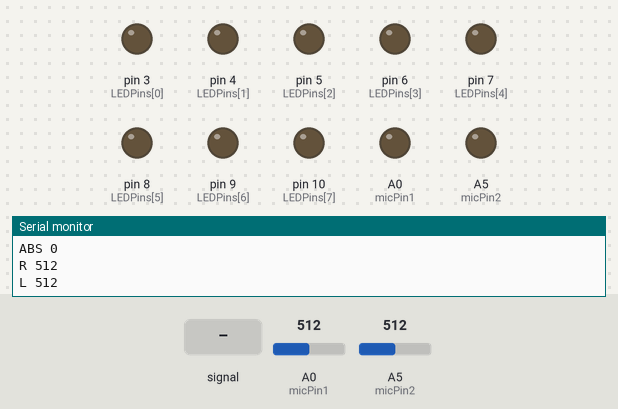
This sketch was run on a simulated Arduino Uno, built with avr-gcc and run on an emulated ATmega328P. Shown: output pins drawn as LEDs (lit = HIGH), the last lines printed to the serial monitor. Dashed ring = blinking. The test bench sets the inputs (shaded band); at power-on: A0 (micPin1) = 512, A5 (micPin2) = 512. Pins used as bus, display or sensor lines are not drawn.

Above: at 1.2 s.
1.3 s: A0 (micPin1) fed a 200 Hz sine of ±81 counts around its level
At 1.53 s:
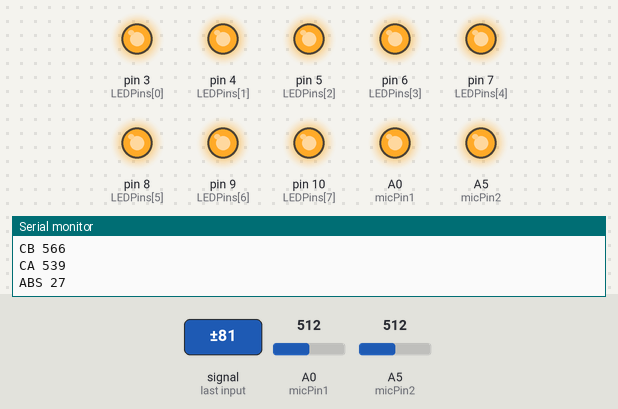
4.3 s: A5 (micPin2) fed a 200 Hz sine of ±81 counts around its level
At 4.69 s:
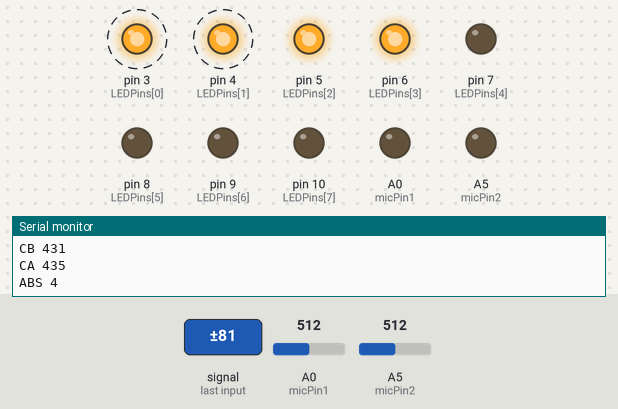
7.3 s: A0 (micPin1) set to 0
10.3 s: A5 (micPin2) set to 716
At 11.2 s:
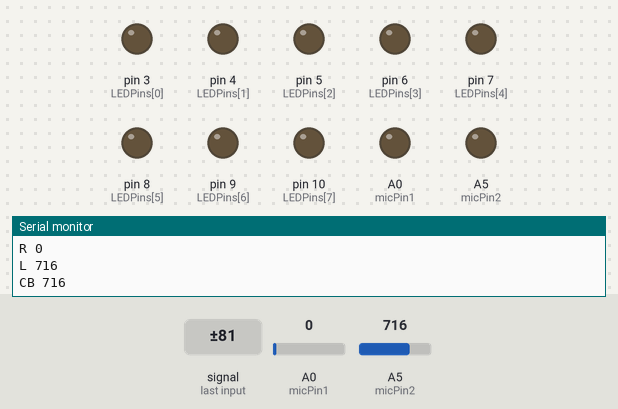
Timing chart, 0 to 13.3 s (numbered marks = the images above; inputs shaded):
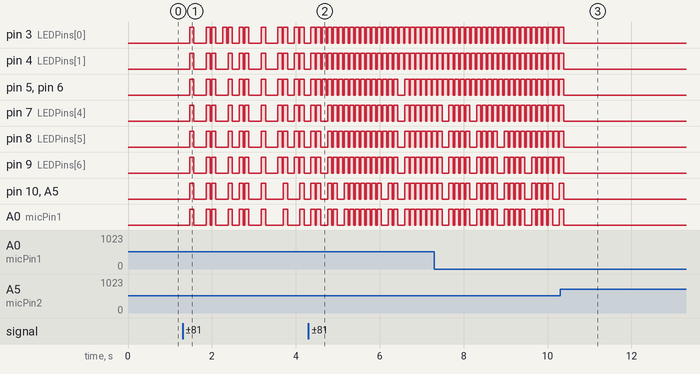

Measured:
- after the input at 10.3 s, pin 3 (LEDPins[0]), pin 4 (LEDPins[1]), pin 5 (LEDPins[2]), pin 6 (LEDPins[3]), pin 7 (LEDPins[4]), pin 8 (LEDPins[5]), pin 9 (LEDPins[6]), pin 10 (LEDPins[7]), A0 (micPin1), A5 (micPin2): goes on until 10.4 s, then stays LOW
- by itself, pin 3 (LEDPins[0]), pin 4 (LEDPins[1]), pin 5 (LEDPins[2]), pin 6 (LEDPins[3]): alternates HIGH for 0.10 s and LOW for 0.03 s
- by itself, pin 8 (LEDPins[5]), pin 9 (LEDPins[6]), pin 10 (LEDPins[7]), A0 (micPin1), A5 (micPin2): repeats every 0.66 s: HIGH 0.10 s, LOW 0.16 s, 3 × (HIGH 0.10 s, LOW 0.03 s)

The sketch:

Microphone_with_LEDs.ino
```cpp
/*  Author: Altug KAYA          Date: 10.08.2015
 *
 *  Description:  A code for Keyes microphone module for Arduino UNO platform.
 *  There has been two microphone modules. It is because instead of detecting
 *  sound, they detect the change of the volume of the sound. So, this code's
 *  purpose is fixing the given hardware.

 *  It was designed to rapidly changing sounds. That's why two microphones were
 *  used. If user moves the source of the sound or the microphones, LEDs will
 *  light up more accurately with respect to the rhythm of the sound.
*/


int micPin1 = A0; //  pin that the mic1 is attached to
int micPin2 = A5;//  pin that the mic2 is attached to
int micVal1 = 0;//  the mic value
int micVal2 = 0;//  the mic value
int currPin = A0;//  For determination whether the first or the second mic
int Before_currVal = 0;//For comparison
int After_currVal = 0;//For comparison

const int LED_DELAY = 100;
const int VALUE_DELAY = 10;

int LEDPins[] = {3, 4, 5, 6, 7, 8, 9, 10};

void setup() {
  for(int i = 0; i < sizeof(LEDPins); i++)
    pinMode(LEDPins[i], OUTPUT);
  Serial.begin(9600);  //for test the input value initialize serial
}

void loop() {
  micVal1 = analogRead(micPin1);  // read pin value
  Serial.print("R ");  //  for debugging
  Serial.println(micVal1);  //  for debugging
  delay(VALUE_DELAY);
  micVal2 = analogRead(micPin2);
  Serial.print("L ");  //  for debugging
  Serial.println(micVal2);  //  for debugging

  if( micVal1 > micVal2 )
    currPin = micPin1;
  else if ( micVal1 < micVal2 )
    currPin = micPin2;
  else
    currPin = micPin1;  /*  It is not possible to be the exact same value.
    It is just for perfect coding by handling all cases  */

  Before_currVal = analogRead(currPin);
  Serial.print("CB ");  //  Current Before
  Serial.println(Before_currVal);
  delay(VALUE_DELAY);
  After_currVal = analogRead(currPin);
  Serial.print("CA ");  //  Current After
  Serial.println(After_currVal);
  Serial.print("ABS ");  //  Prints the absulute value
  Serial.println( abs(Before_currVal - After_currVal) );  //  Prints the absulute value
  Serial.println();
  Serial.println();
  Serial.println();
  Serial.println();

  switch ( abs(Before_currVal - After_currVal) ){
    case 0:
    break;

    case 1:
    for(int i = 0; i < 1; i++)
      digitalWrite(LEDPins[i], HIGH);
    break;

    case 2:
    for(int i = 0; i < 2; i++)
      digitalWrite(LEDPins[i], HIGH);
    break;

    case 3 ... 4:
    for(int i = 0; i < 4; i++)
      digitalWrite(LEDPins[i], HIGH);
    break;

    case 5:
    for(int i = 0; i < 5; i++)
      digitalWrite(LEDPins[i], HIGH);
    break;

    case 6:
    for(int i = 0; i < 6; i++)
      digitalWrite(LEDPins[i], HIGH);
    break;

    case 7 ... 10:
    for(int i = 0; i < 7; i++)
      digitalWrite(LEDPins[i], HIGH);
    break;

    default:
    for(int i = 0; i < sizeof(LEDPins); i++)
      digitalWrite(LEDPins[i], HIGH);
    break;
  }

  delay(LED_DELAY);  //Turning on delay

  switch ( abs(Before_currVal - After_currVal) ){
    case 0:
    break;

    case 1:
    for(int i = 0; i < 1; i++)
      digitalWrite(LEDPins[i], LOW);
    break;

    case 2:
    for(int i = 0; i < 2; i++)
      digitalWrite(LEDPins[i], LOW);
    break;

    case 3 ... 4:
    for(int i = 0; i < 4; i++)
      digitalWrite(LEDPins[i], LOW);
    break;

    case 5:
    for(int i = 0; i < 5; i++)
      digitalWrite(LEDPins[i], LOW);
    break;

    case 6:
    for(int i = 0; i < 6; i++)
      digitalWrite(LEDPins[i], LOW);
    break;

    case 7 ... 10:
    for(int i = 0; i < 7; i++)
      digitalWrite(LEDPins[i], LOW);
    break;

    default:
    for(int i = 0; i < sizeof(LEDPins); i++)
      digitalWrite(LEDPins[i], LOW);
    break;
  }

  delay(VALUE_DELAY);  //Turning off delay
}
```
